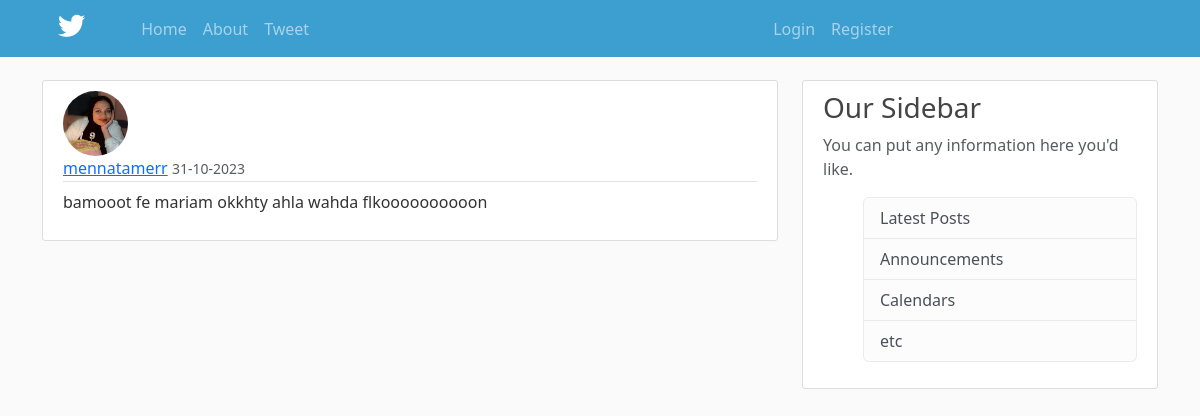
The page /post/43 on the database its author committed.
### twitter/models.py (models this page shows, shortened)
class User(db.Model):
    id = db.Column(db.Integer, primary_key=True)
    username = db.Column(db.String(20), unique=True, nullable=False)
    email = db.Column(db.String(120), unique=True, nullable=False)
    password = db.Column(db.String(60), nullable=False)
    image = db.Column(db.String(20), nullable=False, default='default.jpg')
    posts = db.relationship('Post', backref='author', lazy=True)

class Post(db.Model):
    id = db.Column(db.Integer, primary_key=True)
    title = db.Column(db.String(), nullable=True)
    content = db.Column(db.Text, nullable=False)
    user_id = db.Column(db.Integer, db.ForeignKey('user.id'), nullable=True)
    date_posted = db.Column(db.DateTime, nullable=True, default=datetime.utcnow)

### twitter/posts/routes.py (the view)
@posts.route('/post/<int:post_id>', methods=['GET','POST'])
def post(post_id):
    post = Post.query.get_or_404(post_id) #either get it or get error 404 and if it's there then render the following template
    return render_template('post.html', title=post.title, post=post)

### twitter/templates/post.html (shortened to what this page needs)
{% extends "base.html" %}
 {% block content %}
 <article class="media content-section">
  <img class="rounded-circle article-img" src="{{ url_for('static', filename='images/' + post.author.image) }}" />
    <div class="media-body">
      <div class="article-metadata">
        <a class="mr-2" href="{{ url_for('users.user_posts' , username=post.author.username) }}">{{ post.author.username }}</a>
        <small class="text-muted">{{ post.date_posted.strftime('%d-%m-%Y') }}</small>
      </div>
      <p class="article-content">{{ post.content }}</p>
    </div>
  </article>
{% endblock content %}

### twitter/static/main.css (style rules this page uses)
body { background: #fafafa; color: #333333; margin-top: 5rem; }
.content-section { background: #ffffff; padding: 10px 20px; border: 1px solid #dddddd; border-radius: 3px; margin-bottom: 20px; }
.article-content { white-space: pre-line; }
.article-img { height: 65px; width: 65px; margin-right: 16px; }
.article-metadata { padding-bottom: 1px; margin-bottom: 4px; border-bottom: 1px solid #e3e3e3 }

### rows shown on the page
User: image (picture), author.username "mennatamerr"
Post: date_posted "31-10-2023", content "bamooot fe mariam okkhty ahla wahda flkoooooooooon"
